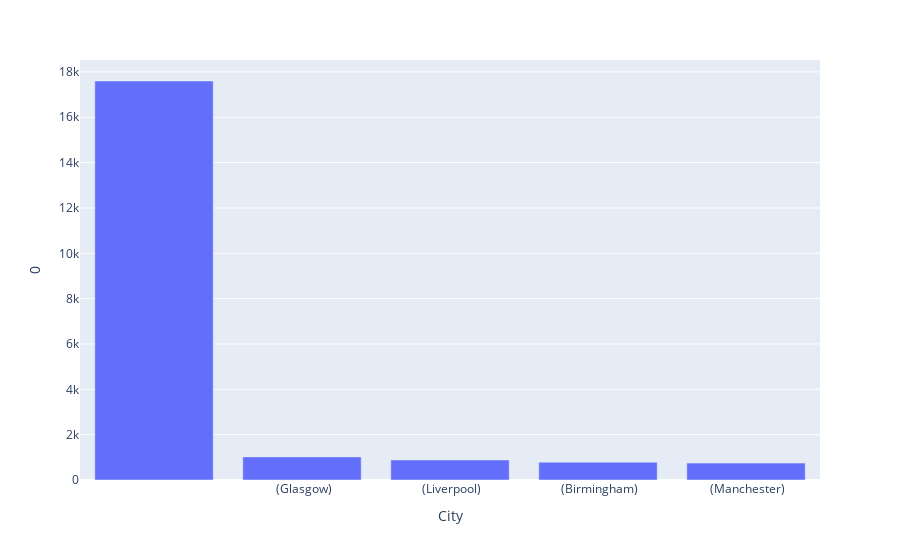

Notebook code for this chart:
### Code cell
import plotly.express as px
dfg = df.groupby(['City']).size().to_frame().sort_values([0], ascending = False).head(5).reset_index()
fig = px.bar(dfg, x='City', y = 0)
fig.layout.yaxis.title.text = 0
fig.show()

### Figure 1 — Plotly figure (JSON) as saved in the notebook; plotly's stock layout.template omitted (floating-point values rounded to 4 significant figures)
{"data": [{"alignmentgroup": "True", "hovertemplate": "City=%{x}<br>0=%{y}<extra></extra>", "legendgroup": "", "marker": {"color": "#636efa", "pattern": {"shape": ""}}, "name": "", "offsetgroup": "", "orientation": "v", "showlegend": false, "textposition": "auto", "type": "bar", "x": [" ", " (Glasgow)", " (Liverpool)", " (Birmingham)", " (Manchester)"], "xaxis": "x", "y": [17601, 1020, 885, 781, 746], "yaxis": "y"}], "layout": {"barmode": "relative", "legend": {"tracegroupgap": 0}, "margin": {"t": 60}, "xaxis": {"anchor": "y", "domain": [0, 1], "title": {"text": "City"}}, "yaxis": {"anchor": "x", "domain": [0, 1], "title": {"text": "0"}}}}
